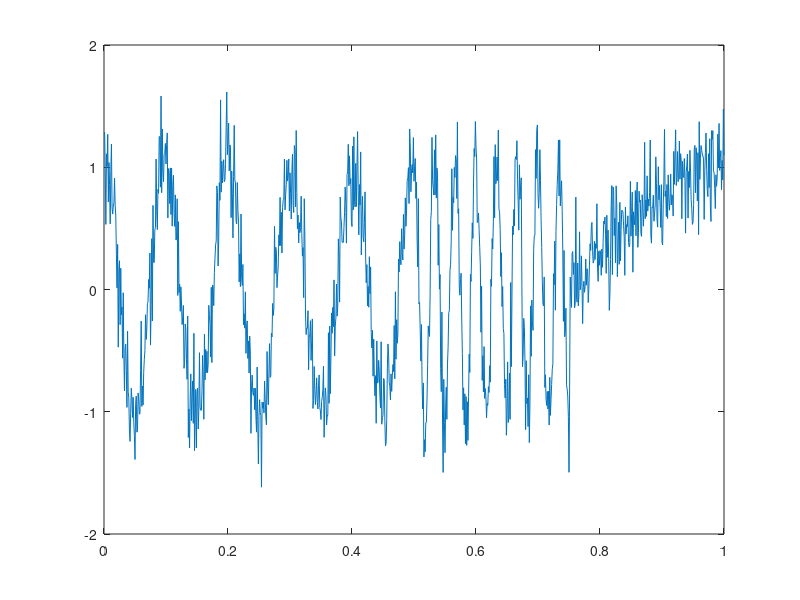
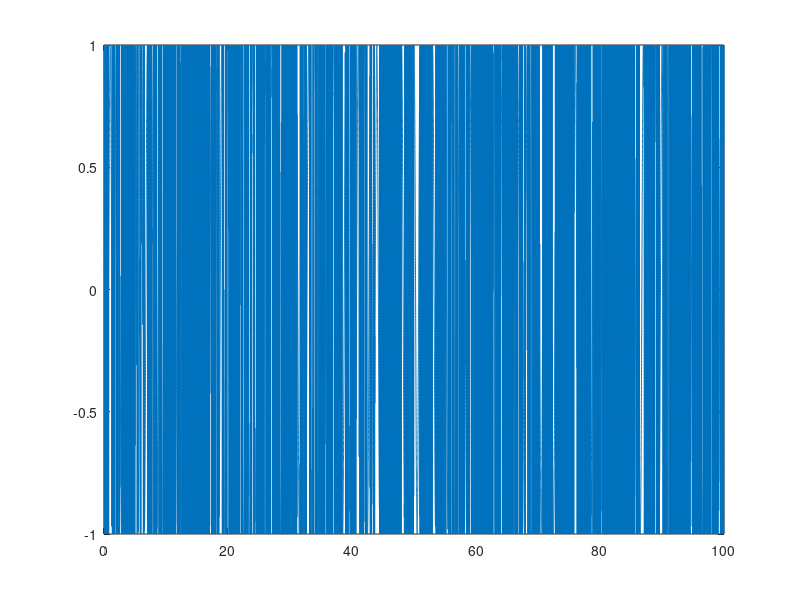
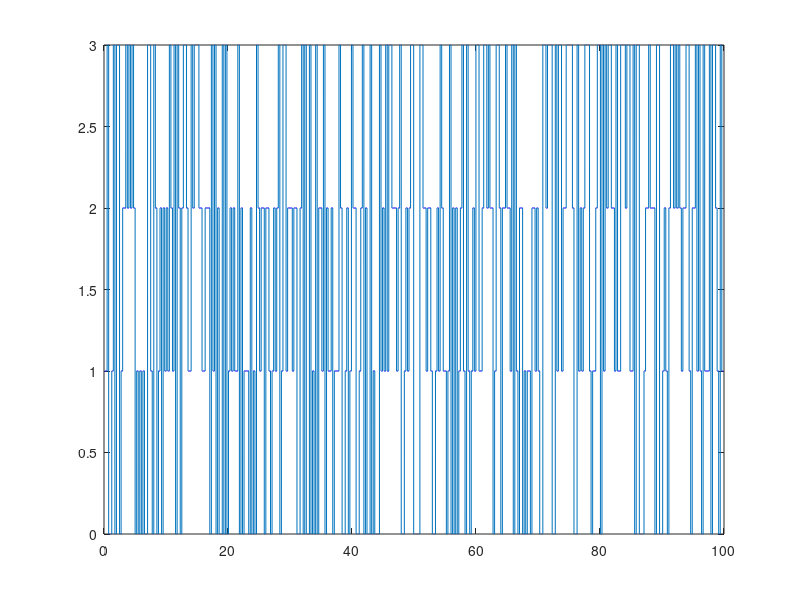

Here is the MATLAB script that generated these plots, in order: (Note: this script raises an error after producing the figures.)
% Establish Fs
Fs = 1000;

% Define Sampling Period
T = 1/Fs;

% Define Length of Signal in time (ms)
L = 100000; % Same as 1 second

% Number of samples per sine_wave
number_of_samples = 360;

% Create time array for symbols with sampling period
t = (0:L-1)*T;

% Binary signal
binary_signal = zeros(1,length(t));

% Output Y signal
y = zeros(1,length(t));

% Generate first random value
%rand_value = randi([0 1]);
rand_value = 1;

% Assign first random value to binary signal
binary_signal(1,1) = rand_value;

% FSK Center Frequencies
Fc1 = 1;
Fc2 = 10;
Fc3 = 20;
Fc4 = 30;

% Establish Bit Rate
Rb = 250;

% Number of Samples
num_samples = (Fs/Rb)*(L/Fs);

% Create Feature Matrix
feature_matrix = zeros(num_samples,6);

% Establish Baud Rate
Baud_rate = 250;

for i=1:(length(t))
    
    if(mod(i,(Fs/4)+1) == 0)
        rand_value = randi([0 3]);
        binary_signal(1,i) = rand_value;
            if(rand_value == 0)
                y(1,i) = cos(2*pi*t(1,i)*Fc1);
            elseif(rand_value == 1)
                y(1,i) = cos(2*pi*t(1,i)*Fc2);
            elseif(rand_value == 2)
                y(1,i) = cos(2*pi*t(1,i)*Fc3);            
            elseif(rand_value == 3)
                y(1,i) = cos(2*pi*t(1,i)*Fc4);            
            end

    else
            binary_signal(1,i) = rand_value;
            if(rand_value == 0)
                y(1,i) = cos(2*pi*t(1,i)*Fc1);
            elseif(rand_value == 1)
                y(1,i) = cos(2*pi*t(1,i)*Fc2);
            elseif(rand_value == 2)
                y(1,i) = cos(2*pi*t(1,i)*Fc3);            
            elseif(rand_value == 3)
                y(1,i) = cos(2*pi*t(1,i)*Fc4);            
            end
    end
end

% SNR to be kept while adding AWGN
SNR = 10;

%Add White Guassian Noise to signal
y_awgn = awgn(y,SNR,'measured');

figure(1)
plot(t(1:1001),y_awgn(1:1001))


figure(2)
plot(t,y)

figure(3)
plot(t,binary_signal)

% Create matrix for amplitude normalized
amplitude_normalized = zeros(1,length(t));

% Create matrix for normalized-centered instantaneous amplitude
normalized_centered_instantaneous_amplitude = zeros(1,length(t));

% Create matrix for unwrapped phase
unwrapped_phase = zeros(1,length(t));

% Create matrix for centered non linear instantaneous phase
centered_non_inear_instantaneous_phase = zeros(1,length(t));

% Create matrix for frequency at normalized value
normalized_frequency = zeros(1,length(t));

j = 0;

while j ~= num_samples

    average_instataneous_amplitude = 0;

    % Compute Average Instantaneous Amplitude
    for i=(j*Fs/4)+1:(j+1)*(Fs/4)
        average_instataneous_amplitude = abs(y_awgn(1,i)) + average_instataneous_amplitude;
    end

    average_instataneous_amplitude = (1/(Fs/4))*average_instataneous_amplitude;


    % Compute the Value of the Normalized Amplitude
    for i=(j*Fs/4)+1:(j+1)*(Fs/4)
        amplitude_normalized(1,i) = abs(y_awgn(1,i))/average_instataneous_amplitude;
    end

    % Compute the Value of the Centered Normalized Instantaneous Amplitude
    for i=(j*Fs/4)+1:(j+1)*(Fs/4)
        normalized_centered_instantaneous_amplitude(1,i) = amplitude_normalized(1,i)-1;
    end


    standard_deviation_instantaneous_amplitude = 0;
    sum_acn_squared = 0;
    sum_acn = 0;
    for i=(j*Fs/4)+1:(j+1)*(Fs/4)
        sum_acn_squared = sum_acn_squared + normalized_centered_instantaneous_amplitude(1,i).^2;
        sum_acn = sum_acn + abs(normalized_centered_instantaneous_amplitude(1,i));
    end

    sum_acn_squared = (1/Fs/4)*sum_acn_squared;
    sum_acn = ((1/Fs/4)*sum_acn).^2;
    standard_deviation_instantaneous_amplitude = sqrt(sum_acn_squared-sum_acn);

    feature_matrix(j+1,1) = standard_deviation_instantaneous_amplitude;

    % Compute the normalized-centered instantaneous amplitude of the intercepted signal
    gamma_max = fft(normalized_centered_instantaneous_amplitude,Fs/4).^2;

    feature_matrix(j+1,2) = max(gamma_max);
    
    % Find all frequencies
    %figure(4)
    %plot(t(1,1:Fs/4),(Fs/4)*abs(gamma_max),"LineWidth",3)

    % Declare the array for the unwrapped phase
    unwrapped_phase(1,(j*Fs/4)+1:(j+1)*(Fs/4)) = unwrap(y_awgn(1,(j*Fs/4)+1:(j+1)*(Fs/4)));


    % Compute the Value of the Centered Normalized Instantaneous Amplitude
    for i=(j*Fs/4)+1:(j+1)*(Fs/4)
        if(binary_signal(1,i) == 0)
            centered_non_inear_instantaneous_phase(1,i) = unwrapped_phase(1,i) - ((2*pi*(Fc1)*i)/Fs);
        elseif(binary_signal(1,i) == 1)
            centered_non_inear_instantaneous_phase(1,i) = unwrapped_phase(1,i) - ((2*pi*(Fc2)*i)/Fs);
        elseif(binary_signal(1,i) == 2)
            centered_non_inear_instantaneous_phase(1,i) = unwrapped_phase(1,i) - ((2*pi*(Fc3)*i)/Fs);        
        elseif(binary_signal(1,i) == 3)
            centered_non_inear_instantaneous_phase(1,i) = unwrapped_phase(1,i) - ((2*pi*(Fc4)*i)/Fs);        
        end
    end

    standard_deviation_instantaneous_phase = 0;

    % Compute the Value of the Centered Normalized Instantaneous Amplitude
    sum_unwrapped_squared = 0;
    sum_unwrapped = 0;
    for i=(j*Fs/4)+1:(j+1)*(Fs/4)
        sum_unwrapped_squared = sum_unwrapped_squared + centered_non_inear_instantaneous_phase(1,i).^2;
        sum_unwrapped = sum_unwrapped + abs(centered_non_inear_instantaneous_phase(1,i));
    end

    sum_unwrapped_squared = (1/Fs/4)*sum_unwrapped_squared;
    sum_unwrapped = (1/Fs/4)*sum_unwrapped;

    standard_deviation_instantaneous_phase = sqrt(sum_unwrapped_squared-sum_unwrapped);

    feature_matrix(j+1,3) = standard_deviation_instantaneous_phase;

    standard_deviation_direct_phase = 0;

    % Compute the Value of the Centered Normalized Instantaneous Amplitude
    sum_unwrapped_direct_squared = 0;
    sum_unwrapped_direct = 0;
    for i=(j*Fs/4)+1:(j+1)*(Fs/4)
        sum_unwrapped_direct_squared = sum_unwrapped_direct_squared + centered_non_inear_instantaneous_phase(1,i).^2;
        sum_unwrapped_direct = sum_unwrapped_direct + (centered_non_inear_instantaneous_phase(1,i));
    end

    sum_unwrapped_direct_squared = ((1/Fs/4)*sum_unwrapped_direct_squared);
    sum_unwrapped_direct = ((1/Fs/4)*sum_unwrapped_direct).^2;

    standard_deviation_direct_phase = sqrt(sum_unwrapped_direct_squared-sum_unwrapped_direct);

    feature_matrix(j+1,4) = standard_deviation_direct_phase;

    % Compute average frequency over sample, which will be the same over one
    % symbol
    sum_frequency = 0;
    for i=(j*Fs/4)+1:(j+1)*(Fs/4)
        if(binary_signal(1,i) == 0)
            sum_frequency = sum_frequency + (1/(Fs/4))*Fc1;
        elseif(binary_signal(1,i) == 1)
            sum_frequency = sum_frequency + (1/(Fs/4))*Fc2;
        elseif(binary_signal(1,i) == 2)
            sum_frequency = sum_frequency + (1/(Fs/4))*Fc3;
        elseif(binary_signal(1,i) == 3)
            sum_frequency = sum_frequency + (1/(Fs/4))*Fc4;            
        end
    end

    for i=(j*Fs/4)+1:(j+1)*(Fs/4)
        if(binary_signal(1,i) == 0)
            normalized_frequency(1,i) = (((Fc1-sum_frequency)/(Rb/2))*(Rb/2) ) - Baud_rate; 
        elseif(binary_signal(1,i) == 1)
            normalized_frequency(1,i) = (((Fc2-sum_frequency)/(Rb/2))*(Rb/2) ) - Baud_rate; 
        elseif(binary_signal(1,i) == 2)
            normalized_frequency(1,i) = (((Fc3-sum_frequency)/(Rb/2))*(Rb/2) ) - Baud_rate; 
        elseif(binary_signal(1,i) == 3)
            normalized_frequency(1,i) = (((Fc4-sum_frequency)/(Rb/2))*(Rb/2) ) - Baud_rate;        
        end            
    end

    % Standard Deviation of Absolute Value of Instantaneous Frequency
    deviation_instantaneous_frequency = 0;

    % Compute the Value of the Centered Normalized Instantaneous Frequency
    sum_frequency_squared = 0;
    sum_frequency = 0;
    for i=(j*Fs/4)+1:(j+1)*(Fs/4)
        sum_frequency_squared = sum_frequency_squared + normalized_frequency(1,i).^2;
        sum_frequency = sum_frequency + abs(normalized_frequency(1,i));
    end

    sum_frequency_squared = ((1/Fs/4)*sum_frequency_squared);
    sum_frequency = ((1/Fs/4)*sum_frequency).^2;

    deviation_instantaneous_frequency = sqrt(sum_frequency_squared-sum_frequency);

    feature_matrix(j+1,5) = deviation_instantaneous_frequency;

    feature_matrix(j+1,6) = 4;
    

    j = j + 1;
end

writematrix(feature_matrix,'fsk4_test_data.xls')
